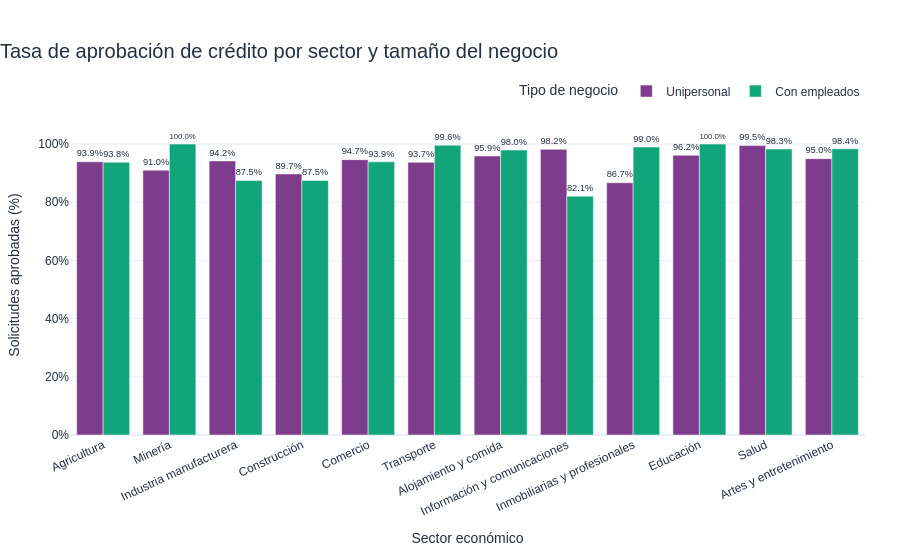

Write notebook code for a chart like this one.
### Code cell
fig_credito = px.bar(
    credito_sector,
    x="sector",
    y="tasa_aprobacion_pct",
    color="tamano",
    barmode="group",
    text="tasa_aprobacion_pct",
    title="Tasa de aprobación de crédito por sector y tamaño del negocio",
    labels={
        "sector": "Sector económico",
        "tasa_aprobacion_pct": "Solicitudes aprobadas (%)",
        "tamano": "Tipo de negocio",
    },
    category_orders={
        "sector": list(SECTOR_NOMBRES.values()),
        "tamano": ["Unipersonal", "Con empleados"],
    },
    color_discrete_sequence=px.colors.qualitative.Bold,
    template="plotly_white",
)
fig_credito.update_traces(
    texttemplate="%{text:.1f}%",
    textposition="outside",
    cliponaxis=False,
)
fig_credito.update_layout(
    title={"x": 0, "xanchor": "left", "font": {"size": 20}},
    font={"family": "Arial, sans-serif", "size": 12, "color": "#243042"},
    xaxis={"title": "Sector económico", "tickangle": -25, "showgrid": False},
    yaxis={"title": "Solicitudes aprobadas (%)", "range": [0, 110], "ticksuffix": "%", "showgrid": True, "gridcolor": "#E8EDF2"},
    legend={"title": "Tipo de negocio", "orientation": "h", "y": 1.12, "x": 1, "xanchor": "right"},
    margin={"l": 70, "r": 35, "t": 115, "b": 125},
)
fig_credito.show()

### Figure 1 — Plotly figure (JSON) as saved in the notebook; plotly's stock layout.template omitted (floating-point values rounded to 4 significant figures)
{"data": [{"alignmentgroup": "True", "cliponaxis": false, "hovertemplate": "Tipo de negocio=Unipersonal<br>Sector económico=%{x}<br>Solicitudes aprobadas (%)=%{text}<extra></extra>", "legendgroup": "Unipersonal", "marker": {"color": "rgb(127, 60, 141)", "pattern": {"shape": ""}}, "name": "Unipersonal", "offsetgroup": "Unipersonal", "orientation": "v", "showlegend": true, "text": [93.92, 91.05, 94.22, 89.73, 94.65, 93.73, 95.92, 98.19, 86.71, 96.15, 99.5, 95.0], "textposition": "outside", "texttemplate": "%{text:.1f}%", "type": "bar", "x": ["Agricultura", "Minería", "Industria manufacturera", "Construcción", "Comercio", "Transporte", "Alojamiento y comida", "Información y comunicaciones", "Inmobiliarias y profesionales", "Educación", "Salud", "Artes y entretenimiento"], "xaxis": "x", "y": [93.92, 91.05, 94.22, 89.73, 94.65, 93.73, 95.92, 98.19, 86.71, 96.15, 99.5, 95.0], "yaxis": "y"}, {"alignmentgroup": "True", "cliponaxis": false, "hovertemplate": "Tipo de negocio=Con empleados<br>Sector económico=%{x}<br>Solicitudes aprobadas (%)=%{text}<extra></extra>", "legendgroup": "Con empleados", "marker": {"color": "rgb(17, 165, 121)", "pattern": {"shape": ""}}, "name": "Con empleados", "offsetgroup": "Con empleados", "orientation": "v", "showlegend": true, "text": [93.77, 100.0, 87.47, 87.52, 93.89, 99.64, 97.97, 82.11, 98.99, 100.0, 98.28, 98.37], "textposition": "outside", "texttemplate": "%{text:.1f}%", "type": "bar", "x": ["Agricultura", "Minería", "Industria manufacturera", "Construcción", "Comercio", "Transporte", "Alojamiento y comida", "Información y comunicaciones", "Inmobiliarias y profesionales", "Educación", "Salud", "Artes y entretenimiento"], "xaxis": "x", "y": [93.77, 100.0, 87.47, 87.52, 93.89, 99.64, 97.97, 82.11, 98.99, 100.0, 98.28, 98.37], "yaxis": "y"}], "layout": {"barmode": "group", "font": {"color": "#243042", "family": "Arial, sans-serif", "size": 12}, "legend": {"orientation": "h", "title": {"text": "Tipo de negocio"}, "tracegroupgap": 0, "x": 1, "xanchor": "right", "y": 1.12}, "margin": {"b": 125, "l": 70, "r": 35, "t": 115}, "title": {"font": {"size": 20}, "text": "Tasa de aprobación de crédito por sector y tamaño del negocio", "x": 0, "xanchor": "left"}, "xaxis": {"anchor": "y", "categoryarray": ["Agricultura", "Minería", "Industria manufacturera", "Construcción", "Comercio", "Transporte", "Alojamiento y comida", "Información y comunicaciones", "Inmobiliarias y profesionales", "Educación", "Salud", "Artes y entretenimiento"], "categoryorder": "array", "domain": [0, 1], "showgrid": false, "tickangle": -25, "title": {"text": "Sector económico"}}, "yaxis": {"anchor": "x", "domain": [0, 1], "gridcolor": "#E8EDF2", "range": [0, 110], "showgrid": true, "ticksuffix": "%", "title": {"text": "Solicitudes aprobadas (%)"}}}}
